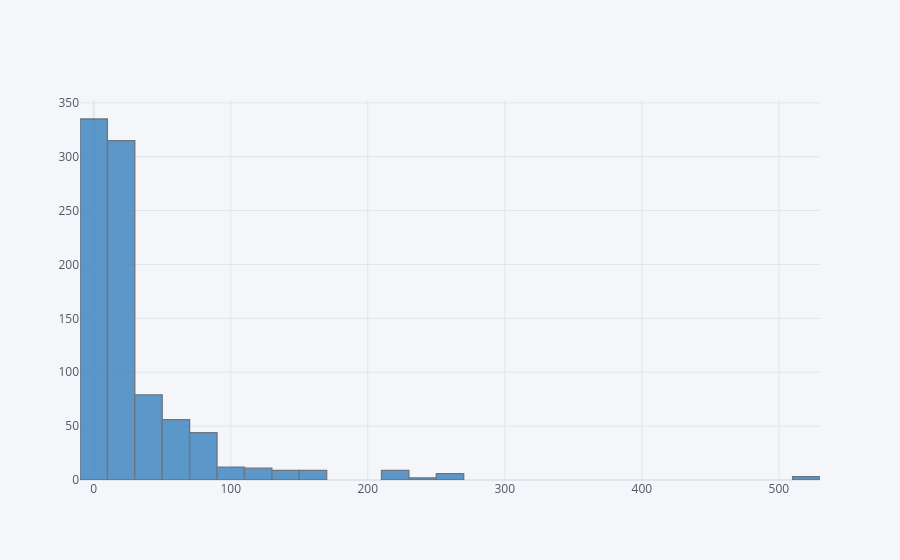

The notebook cell saved with this chart:
### Code cell
train['Fare'].iplot(kind='hist',bins=30,color='blue')

### Figure 1 — Plotly figure (JSON) as saved in the notebook; plotly's stock layout.template omitted (floating-point values rounded to 4 significant figures; data arrays with more than 128 entries replaced by an {"elided": "..."} marker saying what was removed)
{"data": [{"histfunc": "count", "histnorm": "", "marker": {"color": "rgba(55, 128, 191, 1.0)", "line": {"color": "#4D5663", "width": 1.3}}, "name": "Fare", "nbinsx": 30, "opacity": 0.8, "orientation": "v", "x": {"elided": "890 float values"}, "type": "histogram"}], "layout": {"barmode": "overlay", "legend": {"bgcolor": "#F5F6F9", "font": {"color": "#4D5663"}}, "paper_bgcolor": "#F5F6F9", "plot_bgcolor": "#F5F6F9", "title": {"font": {"color": "#4D5663"}}, "xaxis": {"gridcolor": "#E1E5ED", "showgrid": true, "tickfont": {"color": "#4D5663"}, "title": {"font": {"color": "#4D5663"}, "text": ""}, "zerolinecolor": "#E1E5ED"}, "yaxis": {"gridcolor": "#E1E5ED", "showgrid": true, "tickfont": {"color": "#4D5663"}, "title": {"font": {"color": "#4D5663"}, "text": ""}, "zerolinecolor": "#E1E5ED"}}}
